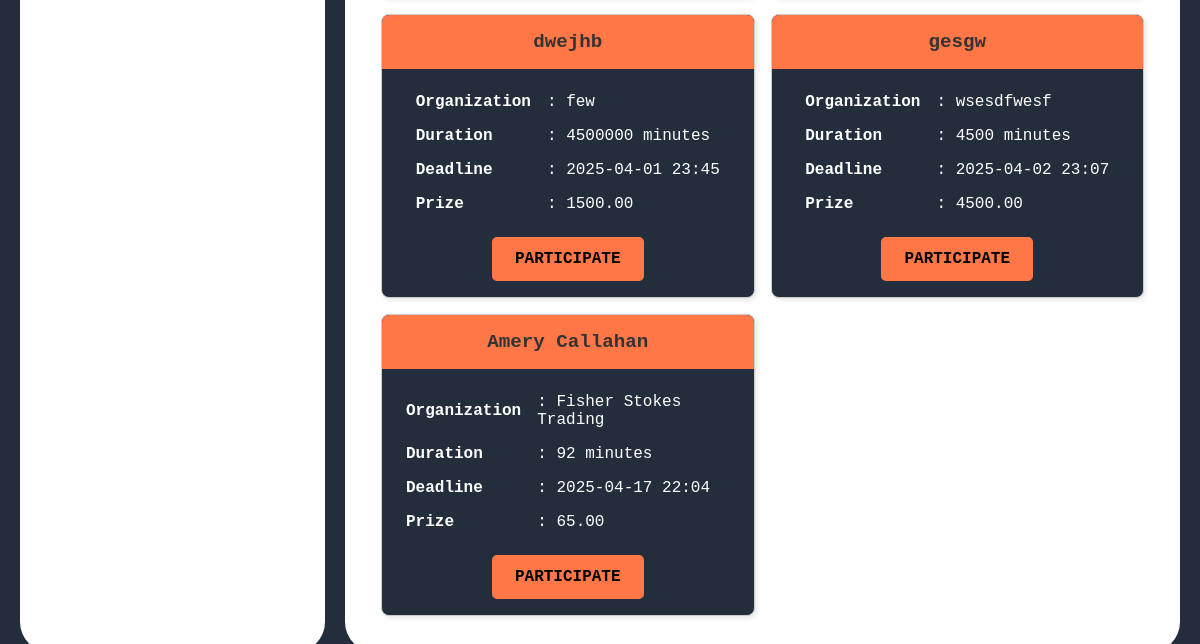
/competitor/find_individual_events/ (lower part), run on an earlier commit of the app's database.
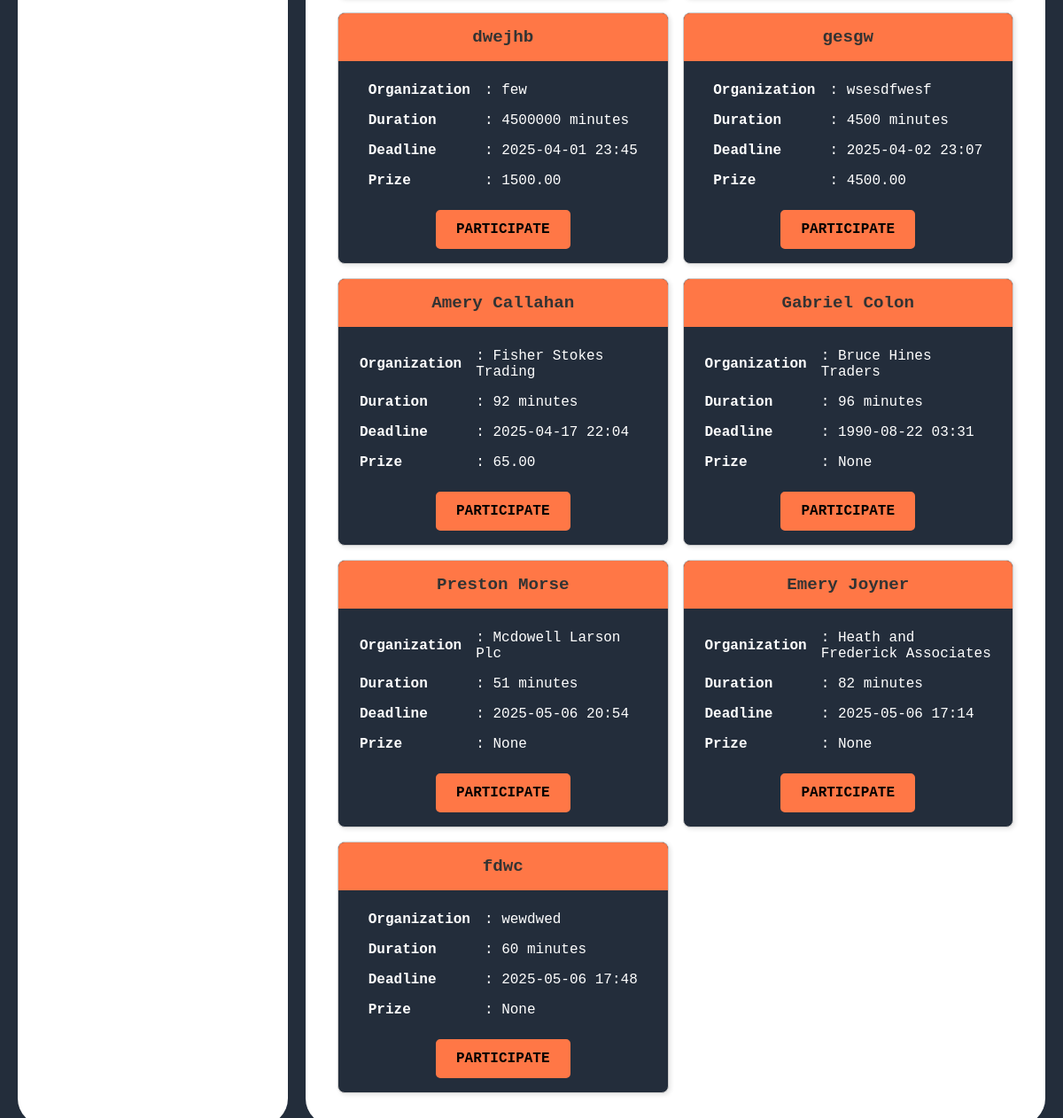
And on a later commit of the database.
### host/models.py (models this page shows, shortened)
class IndividualEvent(models.Model):
    hackathon_name = models.CharField(max_length=200)
    organization = models.CharField(max_length=200)
    start_datetime = models.DateTimeField(auto_now_add=True)
    last_submission_datetime = models.DateTimeField()
    time_duration = models.IntegerField(help_text="Duration in minutes")
    prize = models.DecimalField(max_digits=10, decimal_places=2,null=True, blank=True)
    problems = models.ManyToManyField('Problem', related_name="individual_events")
    created_by = models.ForeignKey(settings.AUTH_USER_MODEL, on_delete=models.CASCADE, related_name="individual_events")

### competitor/views.py (the view)
# urls.py: path('find_individual_events/',views.find_individual_events,name='find_individual_events'),
def find_individual_events(request):
    individual_events = IndividualEvent.objects.all()
    return render(request,'competitor/find_individual_events.html',{"individual_events":individual_events})

### templates/competitor/find_individual_events.html (shortened to what this page needs)
{% extends "competitor/competitor_dashboard.html" %}
{% block right_div %}
{% if individual_events %}
    <div class="cards-container" style="display: grid; grid-template-columns: repeat(2, 1fr); gap: 16px;">
        {% for event in individual_events %}
            <div class="card">
                <div class="hackathon_name">
                    {{ event.hackathon_name }}
                </div>
                <div style="padding: 16px; text-align: center;">
                    <table style="margin: 0 auto; text-align: left; border-collapse: collapse; color: white;">
                        <tr>
                            <td style="padding: 8px;"><strong>Organization</strong></td>
                            <td style="padding: 8px;">: {{ event.organization }}</td>
                        </tr>
                        <tr>
                            <td style="padding: 8px;"><strong>Duration</strong></td>
                            <td style="padding: 8px;">: {{ event.time_duration }} minutes</td>
                        </tr>
                        <tr>
                            <td style="padding: 8px;"><strong>Deadline</strong></td>
                            <td style="padding: 8px;">: {{ event.last_submission_datetime|date:"Y-m-d H:i" }}</td>
                        </tr>
                        <tr>
                            <td style="padding: 8px;"><strong>Prize</strong></td>
                            <td style="padding: 8px;">: {{ event.prize }}</td>
                        </tr>
                    </table>
                    <div style="text-align: center; margin-top: 16px;">
                        <a href="{% url "competitor:ind_event_dashboard" event.id  %}" class="btn-like">
                            PARTICIPATE
                        </a>
                    </div>
                </div>
            </div>
        {% endfor %}
    </div>
{% else %}
    <p>No individual events found.</p>
{% endif %}
{% endblock right_div %}

### templates/competitor/competitor_dashboard.html (shortened to what this page needs)
{% load static %}
<!DOCTYPE html>
<html lang="en">
<head>
</head>
<body>
    <div class="lower-section">
        <div class="menu">
        </div>
        <div class="content">
            {% block right_div %}{% endblock right_div %}
        </div>
    </div>
</body>
</html>

What changed in the data, as far as the page shows it:
added IndividualEvent: hackathon_name "Gabriel Colon", organization "Bruce Hines Traders", time_duration "96", last_submission_datetime "1990-08-22 03:31", prize "None"
added IndividualEvent: hackathon_name "Preston Morse", organization "Mcdowell Larson Plc", time_duration "51", last_submission_datetime "2025-05-06 20:54", prize "None"
added IndividualEvent: hackathon_name "Emery Joyner", organization "Heath and Frederick Associates", time_duration "82", last_submission_datetime "2025-05-06 17:14", prize "None"
added IndividualEvent: hackathon_name "fdwc", organization "wewdwed", time_duration "60", last_submission_datetime "2025-05-06 17:48", prize "None"
